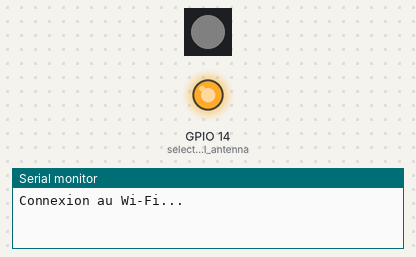
The sketch below on a simulated ESP32. Shown: 1 RGB LEDs in strip order, left to right, output pins drawn as LEDs (lit = HIGH), the last lines printed to the serial monitor. Dim RGB values are drawn brighter than linear; WiFi joins after 1.5 s; servers stay silent unless stated.

Above: at 0.1 s.
At 2.1 s:
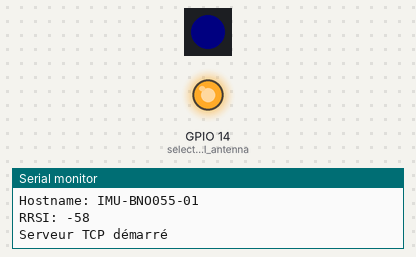
Timing chart, 0 to 3.6 s (numbered marks = the images above):
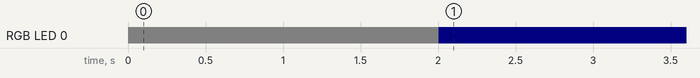

Measured:
- by itself, RGB LED 0: off → RGB(5, 5, 5) at 0.00 s, → RGB(0, 0, 5) 2.0 s later

The sketch:

imu.ino
```cpp
#include <WiFi.h>
#include <Adafruit_BNO055.h>
#include <Adafruit_Sensor.h>
#include <Adafruit_NeoPixel.h>
// #ifdef __AVR__
//  #include <avr/power.h> // Required for 16 MHz Adafruit Trinket
// #endif

#define LEDPIN 16
#define BRIGHT_LVL 5

unsigned long startMillis;  //some global variables available anywhere in the program
unsigned long currentMillis;
unsigned long clientMillis;
unsigned long startclientMillis;
const unsigned long period = 6;  //the value is a number of milliseconds


// Définir vos identifiants Wi-Fi
const char *hostname = "IMU-BNO055-01";
const char *ssid = "TP-Link_72B8";
const char *password = "Record2025!";
const int nb_sub_sample = 1;
const int nb_of_data = 8;  // qw, qx, qy, qz, elapse_time, acc_x, acc_y, acc_z
const int size_of_data_array = nb_sub_sample * nb_of_data;
float data[size_of_data_array];
float timestamp;

// Led NeoPixel
Adafruit_NeoPixel NEOLED(1, LEDPIN, NEO_GRBW + NEO_KHZ800);

// Configuration du serveur TCP
WiFiServer server(64344);

// Initialisation du capteur BNO055
Adafruit_BNO055 bno = Adafruit_BNO055(55, 0x28);

imu::Vector<3> a;
imu::Quaternion quat;

void enable_external_antenna() {
  pinMode(3, OUTPUT);  // RF switch power on
  digitalWrite(3, LOW);
  pinMode(14, OUTPUT);  // select external antenna
  digitalWrite(14, HIGH);
}


void setup() {
  enable_external_antenna();
  Serial.begin(115200);
  NEOLED.begin();
  NEOLED.setPixelColor(0, NEOLED.Color(0, 0, 0, BRIGHT_LVL));
  NEOLED.show();
  startMillis = millis();
  // Initialisation du capteur
  if (!bno.begin()) {
    Serial.println("Impossible de détecter le BNO055");
    while (1)
      ;
  }
  bno.setExtCrystalUse(true);

  WiFi.mode(WIFI_STA);
  WiFi.config(INADDR_NONE, INADDR_NONE, INADDR_NONE, INADDR_NONE);
  WiFi.setHostname(hostname);

  // Connexion au Wi-Fi
  Serial.println("Connexion au Wi-Fi...");
  WiFi.begin(ssid, password);
  WiFi.setSleep(false);


  while (WiFi.status() != WL_CONNECTED) {
    delay(1000);
    Serial.print(".");
  }
  Serial.println("\nWi-Fi connecté");
  Serial.print("Adresse IP: ");
  Serial.println(WiFi.localIP());
  Serial.print("Hostname: ");
  Serial.println(WiFi.getHostname());
  Serial.print("RRSI: ");
  Serial.println(WiFi.RSSI());
  // Démarrage du serveur TCP
  server.begin();
  Serial.println("Serveur TCP démarré");
  NEOLED.setPixelColor(0, NEOLED.Color(0, 0, BRIGHT_LVL, 0));
  NEOLED.show();
}

void loop() {
  // Vérification des connexions clients
  WiFiClient client = server.available();
  if (client) {
    NEOLED.setPixelColor(0, NEOLED.Color(0, BRIGHT_LVL, 0, 0));
    NEOLED.show();
    Serial.println("Client connected");
    startclientMillis = millis();
    // Lecture des quaternions et envoi
    while (client.connected()) {
      currentMillis = millis();
      timestamp = currentMillis - startclientMillis;
      if (currentMillis - startMillis >= period) {
        for (int i = 0; i < nb_sub_sample; i++) {
          int index = nb_of_data * i;
          quat = bno.getQuat();
          a = bno.getVector(Adafruit_BNO055::VECTOR_LINEARACCEL);
          data[index] = quat.w();
          data[index + 1] = quat.x();
          data[index + 2] = quat.y();
          data[index + 3] = quat.z();
          data[index + 4] = timestamp;
          data[index + 5] = a.x();
          data[index + 6] = a.y();
          data[index + 7] = a.z();
        }
        client.write((uint8_t *)data, sizeof(data));
        startMillis = currentMillis;
      }
    }
    client.stop();
    Serial.println("Client disconnected");
    Serial.print("Timestamp=");
    Serial.println(timestamp);
    NEOLED.setPixelColor(0, NEOLED.Color(0, 0, BRIGHT_LVL, 0));
    NEOLED.show();
  }
}
```
